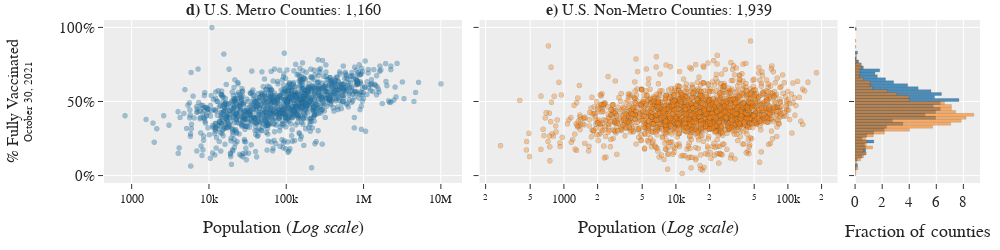

Notebook code cell kept with this figure:
### Code cell
from plotly.subplots import make_subplots

test_df = df[
    (df["Series_Complete_Pop_Pct"] != 0)
    & (df["Date"] == "2021-10-30")
    & (~df["Recip_State"].isin(["AK", "HI", "PR", "GU", "MP", "MH", "PW", "FM", "UNK", "AS", "VI"]))
    & (~df["Recip_County"].isin(["Unknown County"]))
]
test_df = (
    test_df[["FIPS", "Recip_County", "Recip_State", "Metro_status", "Census2019", "Series_Complete_Pop_Pct"]]
    .copy()
    .drop_duplicates(subset=["Recip_County", "Recip_State"], keep="first")
)

plot1 = test_df[test_df["Metro_status"] == "Metro"]
plot2 = test_df[test_df["Metro_status"] != "Metro"]
plot3 = test_df[(test_df["Metro_status"] == "Metro") & (test_df["Recip_State"] == "AR")]
plot4 = test_df[(test_df["Metro_status"] != "Metro") & (test_df["Recip_State"] == "AR")]


fig = make_subplots(
    rows=1,
    cols=3,
    subplot_titles=[
        f"<b>d)</b> U.S. Metro Counties: {plot1.shape[0]:,.0f}",
        f"<b>e)</b> U.S. Non-Metro Counties: {plot2.shape[0]:,.0f}",
        "",
    ],
    column_widths=[0.43, 0.43, 0.15],
    shared_xaxes=True,
    shared_yaxes=True,
    horizontal_spacing=0.02,
    vertical_spacing=0.15,
)


fig.add_trace(
    go.Scattergl(
        x=plot1["Census2019"],
        y=plot1["Series_Complete_Pop_Pct"],
        mode="markers",
        name="Metro",
        marker=dict(color=colors[0], size=5, opacity=0.4, line=dict(width=0.5, color="DarkSlateGrey")),
    ),
    row=1,
    col=1,
)
fig.add_trace(
    go.Scattergl(
        x=plot2["Census2019"],
        y=plot2["Series_Complete_Pop_Pct"],
        mode="markers",
        name="Non-Metro",
        marker=dict(color=colors[1], size=5, opacity=0.4, line=dict(width=0.5, color="DarkSlateGrey")),
    ),
    row=1,
    col=2,
)


fig.add_trace(
    go.Histogram(
        y=plot1["Series_Complete_Pop_Pct"],
        ybins_size=2,
        histnorm="percent",
        marker=dict(color=colors[0], line=dict(width=0.2, color="black")),
        opacity=0.8,
    ),
    row=1,
    col=3,
)
fig.add_trace(
    go.Histogram(
        y=plot2["Series_Complete_Pop_Pct"],
        ybins_size=2,
        histnorm="percent",
        marker=dict(color=colors[1], line=dict(width=0.2, color="black")),
        opacity=0.6,
    ),
    row=1,
    col=3,
)

fig.update_layout(
    font=dict(family="CMU Serif", size=15, color="rgb(37,37,37)"),
    template="ggplot2",
    width=1000,
    height=250,
    margin=dict(l=30, r=20, b=50, t=20, pad=0),
    showlegend=False,
    barmode="overlay",
    xaxis=dict(title="Population (<i>Log scale</i>)", tickfont=dict(size=12), type="log"),
    xaxis2=dict(title="Population (<i>Log scale</i>)", tickfont=dict(size=12), type="log"),
    xaxis3=dict(title="Fraction of counties"),
    yaxis=dict(
        title="% Fully Vaccinated<br><sup>October 30, 2021</sup>", range=[-5, 105], ticksuffix="%", titlefont_size=16
    ),
    yaxis4=dict(title="% Fully Vaccinated<br><sup>October 30, 2021</sup>", range=[-5, 105]),
)
fig.show()
fig.write_image(f"{image_folder}/vaccination_pop_county.png", scale=4)

### Figure 1 — Plotly figure (JSON) as saved in the notebook; plotly's stock layout.template omitted (floating-point values rounded to 4 significant figures; data arrays with more than 128 entries replaced by an {"elided": "..."} marker saying what was removed)
{"data": [{"marker": {"color": "#1F77B4", "line": {"color": "DarkSlateGrey", "width": 0.5}, "opacity": 0.4, "size": 5}, "mode": "markers", "name": "Metro", "type": "scattergl", "x": {"elided": "1160 int values"}, "xaxis": "x", "y": {"elided": "1160 float values"}, "yaxis": "y"}, {"marker": {"color": "#FF7F0E", "line": {"color": "DarkSlateGrey", "width": 0.5}, "opacity": 0.4, "size": 5}, "mode": "markers", "name": "Non-Metro", "type": "scattergl", "x": {"elided": "1939 int values"}, "xaxis": "x2", "y": {"elided": "1939 float values"}, "yaxis": "y2"}, {"histnorm": "percent", "marker": {"color": "#1F77B4", "line": {"color": "black", "width": 0.2}}, "opacity": 0.8, "type": "histogram", "xaxis": "x3", "y": {"elided": "1160 float values"}, "yaxis": "y3", "ybins": {"size": 2}}, {"histnorm": "percent", "marker": {"color": "#FF7F0E", "line": {"color": "black", "width": 0.2}}, "opacity": 0.6, "type": "histogram", "xaxis": "x3", "y": {"elided": "1939 float values"}, "yaxis": "y3", "ybins": {"size": 2}}], "layout": {"annotations": [{"font": {"size": 16}, "showarrow": false, "text": "<b>d)</b> U.S. Metro Counties: 1,160", "x": 0.2044, "xanchor": "center", "xref": "paper", "y": 1, "yanchor": "bottom", "yref": "paper"}, {"font": {"size": 16}, "showarrow": false, "text": "<b>e)</b> U.S. Non-Metro Counties: 1,939", "x": 0.6331, "xanchor": "center", "xref": "paper", "y": 1, "yanchor": "bottom", "yref": "paper"}], "barmode": "overlay", "font": {"color": "rgb(37,37,37)", "family": "CMU Serif", "size": 15}, "height": 250, "margin": {"b": 50, "l": 30, "pad": 0, "r": 20, "t": 20}, "showlegend": false, "width": 1000, "xaxis": {"anchor": "y", "domain": [0, 0.4087], "tickfont": {"size": 12}, "title": {"text": "Population (<i>Log scale</i>)"}, "type": "log"}, "xaxis2": {"anchor": "y2", "domain": [0.4287, 0.8374], "tickfont": {"size": 12}, "title": {"text": "Population (<i>Log scale</i>)"}, "type": "log"}, "xaxis3": {"anchor": "y3", "domain": [0.8574, 1], "title": {"text": "Fraction of counties"}}, "yaxis": {"anchor": "x", "domain": [0, 1], "range": [-5, 105], "ticksuffix": "%", "title": {"font": {"size": 16}, "text": "% Fully Vaccinated<br><sup>October 30, 2021</sup>"}}, "yaxis2": {"anchor": "x2", "domain": [0, 1], "matches": "y", "showticklabels": false}, "yaxis3": {"anchor": "x3", "domain": [0, 1], "matches": "y", "showticklabels": false}, "yaxis4": {"range": [-5, 105], "title": {"text": "% Fully Vaccinated<br><sup>October 30, 2021</sup>"}}}}
